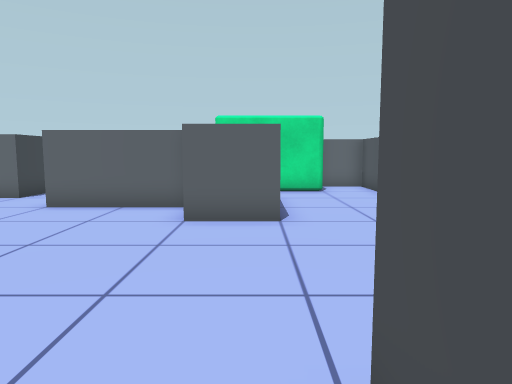
View 1 (above)

19 first-person views from a walk through a scene from a Unity 3-D project. The camera is 1.4 m above the floor, tilts 6° down and sees 70° across. The floor is counted in squares, 1 m on a side. Each view is taken from the middle of a square. On the plan, view 1 faces up. The plan holds only what a view shows up to about 16 squares ahead; the rest is blank. The place goes on beyond the plan.

View 2
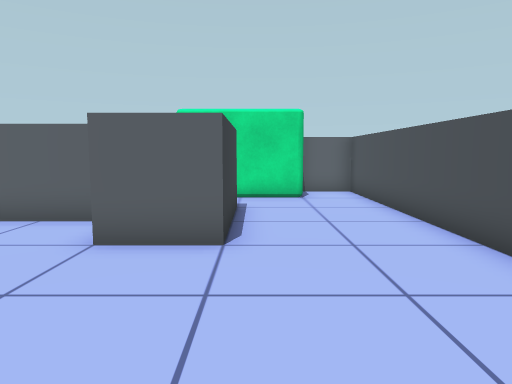

View 3
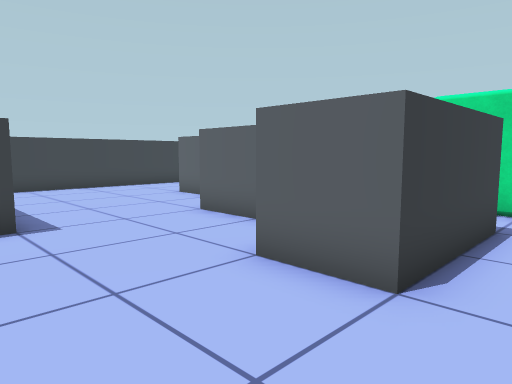

View 4
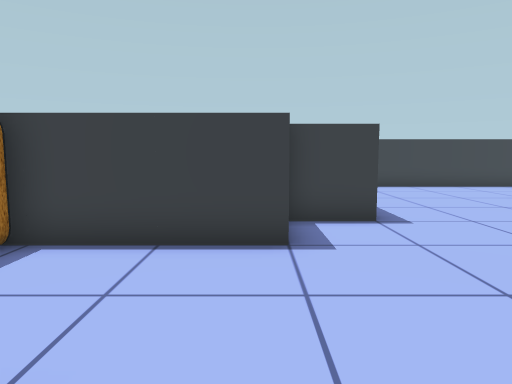

View 5
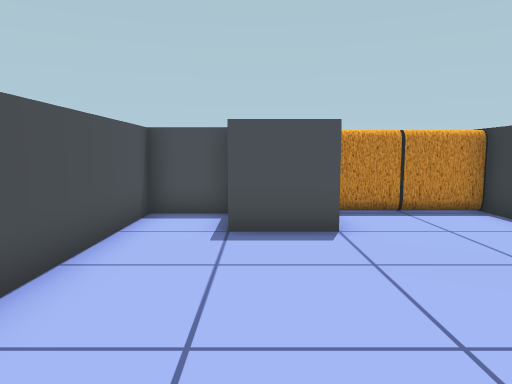

View 6
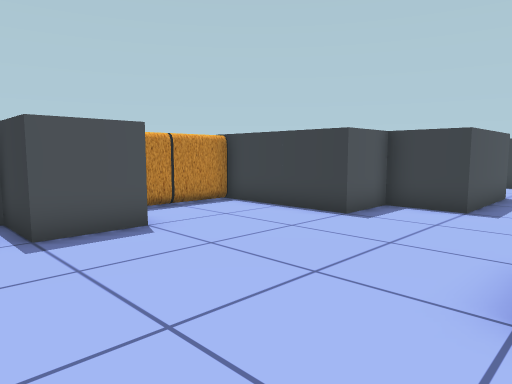

View 7
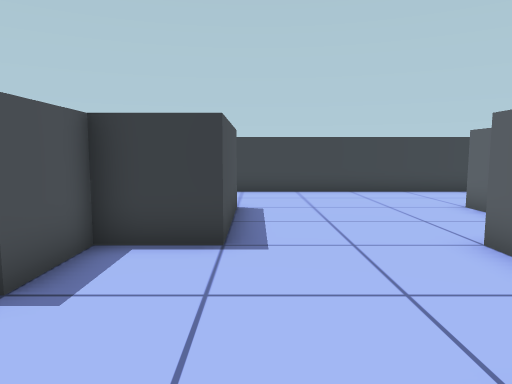

View 8
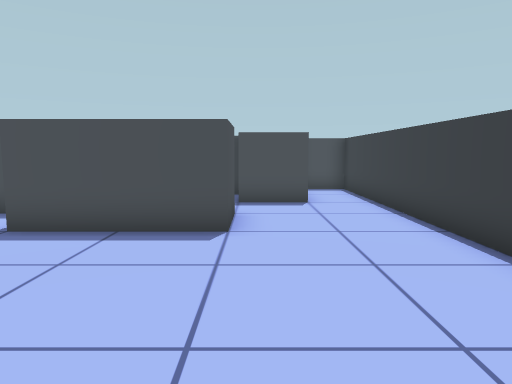

View 9
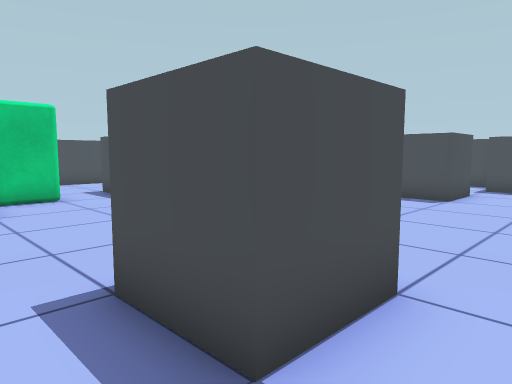

View 10
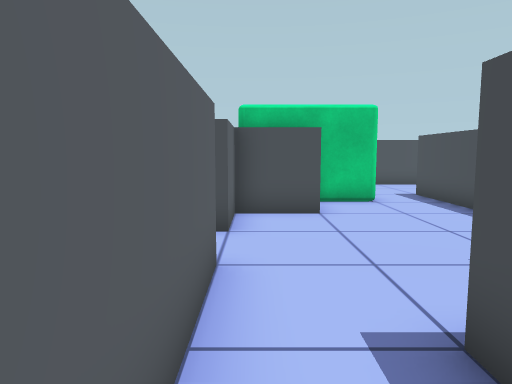

View 11
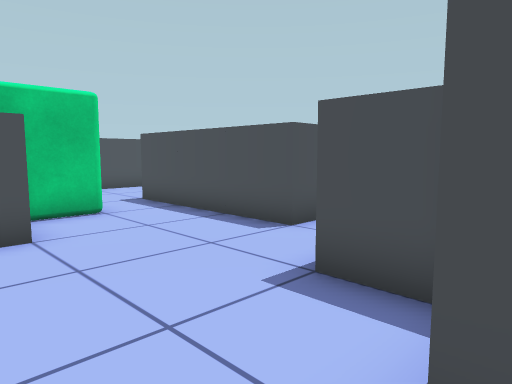

View 12
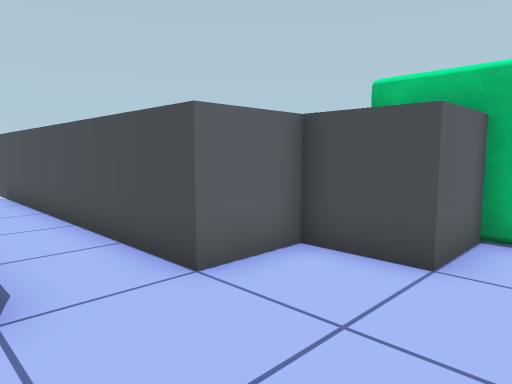

View 13
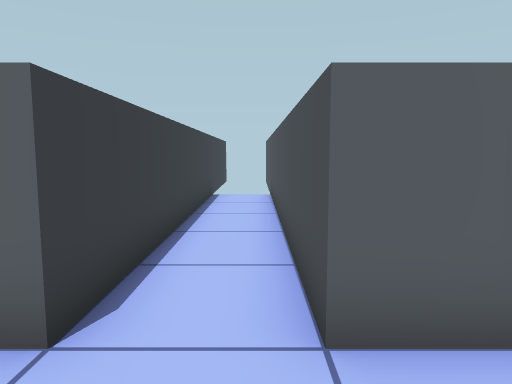

View 14
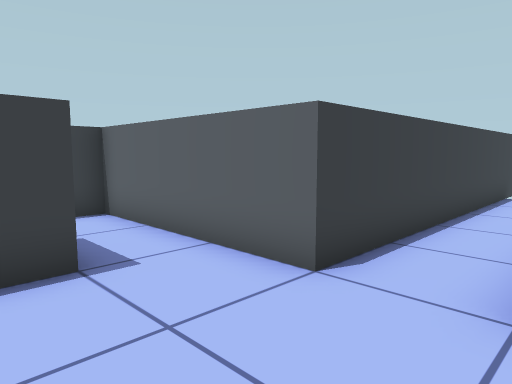

View 15
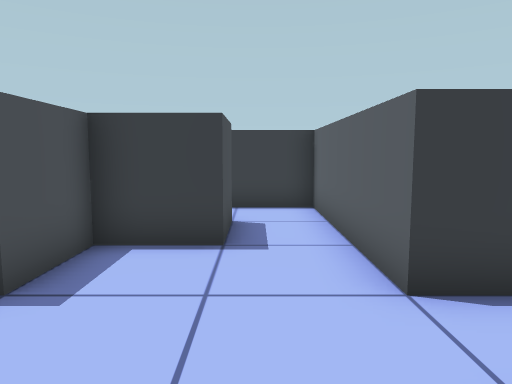

View 16
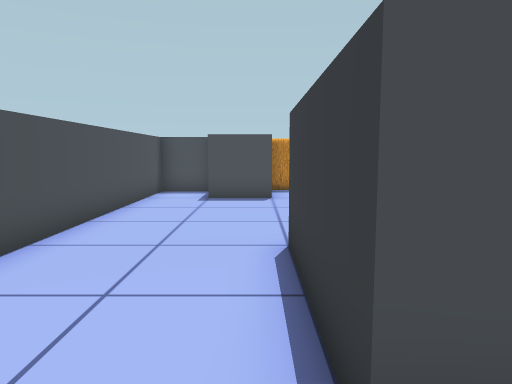

View 17
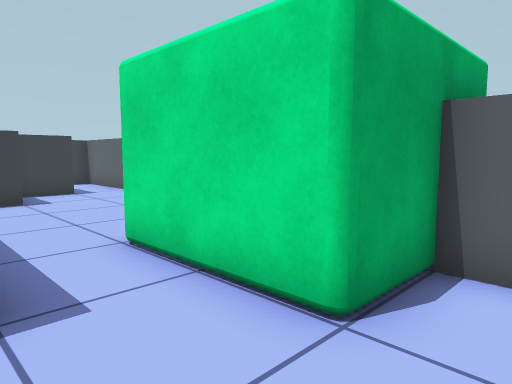

View 18
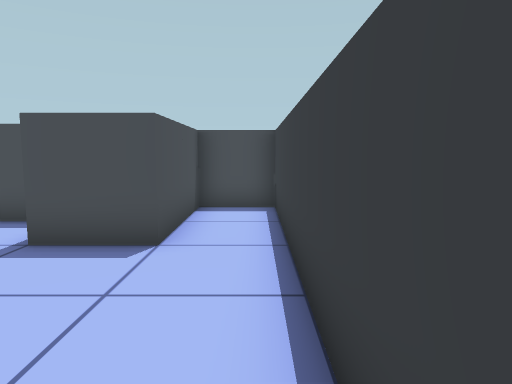

View 19
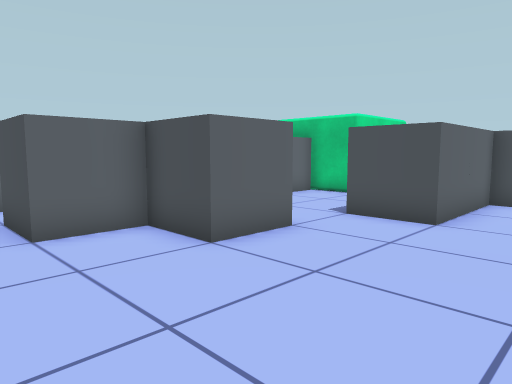

### Floor plan
Ten units are one square. View 1 is at (0, 0); x grows to the right and y downward. Boxes are objects, and circles mark ways between rooms. Rooms are numbered by the first view taken in them; rooms with no view inside come last. Other rooms are left out.
<svg viewBox="-140 -290 190 320">
<path fill="none" stroke="#000" d="M-15 -89 -15 -95 -55 -95 -55 -115M-15 -115 5 -115 5 -75 -15 -75M-95 -35 -95 -55 -55 -55 -55 -35 -35 -35 -35 8M-75 -125 -75 -115 -95 -115 -95 -135 -115 -135 -115 -155M5 -6 5 -15 25 -15 25 5 45 5 45 -155 25 -155M-135 -139 -135 25 -115 25 -115 -15 -105 -15M-15 -155 -35 -155 -35 -175 -55 -175 -55 -284M-55 -115 -15 -115M-115 -155 -95 -155 -95 -135 -75 -135 -75 -125M-75 -285 -75 -175 -135 -175 -135 -154"/>
<rect x="-35" y="5" width="20" height="20" fill="#bbb"><title>other object</title></rect>
<rect x="-15" y="5" width="20" height="20" fill="#bbb"><title>other object</title></rect>
<circle cx="-125" cy="-145" r="3" fill="#2a7"/>
<circle cx="-5" cy="-125" r="3" fill="#2a7"/>
<circle cx="-65" cy="-120" r="3" fill="#2a7"/>
<text x="-40" y="-70">1</text>
<text x="-60" y="-170">2</text>
</svg>
Room 1 opens to room 2.

Where each view was taken, in squares from view 1:
view 1: 0 up, 0 right, facing up
view 2: 2 up, 1 right, facing up
view 3: 4 up, 2 right, facing up-left
view 4: 3 up, 2 right, facing left
view 5: 8 up, 2 right, facing down
view 6: 8 up, 4 right, facing down-left
view 7: 6 up, 0 right, facing left
view 8: 12 up, 10 left, facing down
view 9: 17 up, 13 left, facing down-right
view 10: 17 up, 12 left, facing right
view 11: 17 up, 10 left, facing down-right
view 12: 14 up, 8 left, facing up-right
view 13: 15 up, 6 left, facing up
view 14: 14 up, 5 left, facing up-left
view 15: 16 up, 4 left, facing left
view 16: 13 up, 1 right, facing down
view 17: 11 up, 4 right, facing up-left
view 18: 7 up, 13 left, facing down
view 19: 7 up, 13 left, facing up-right
